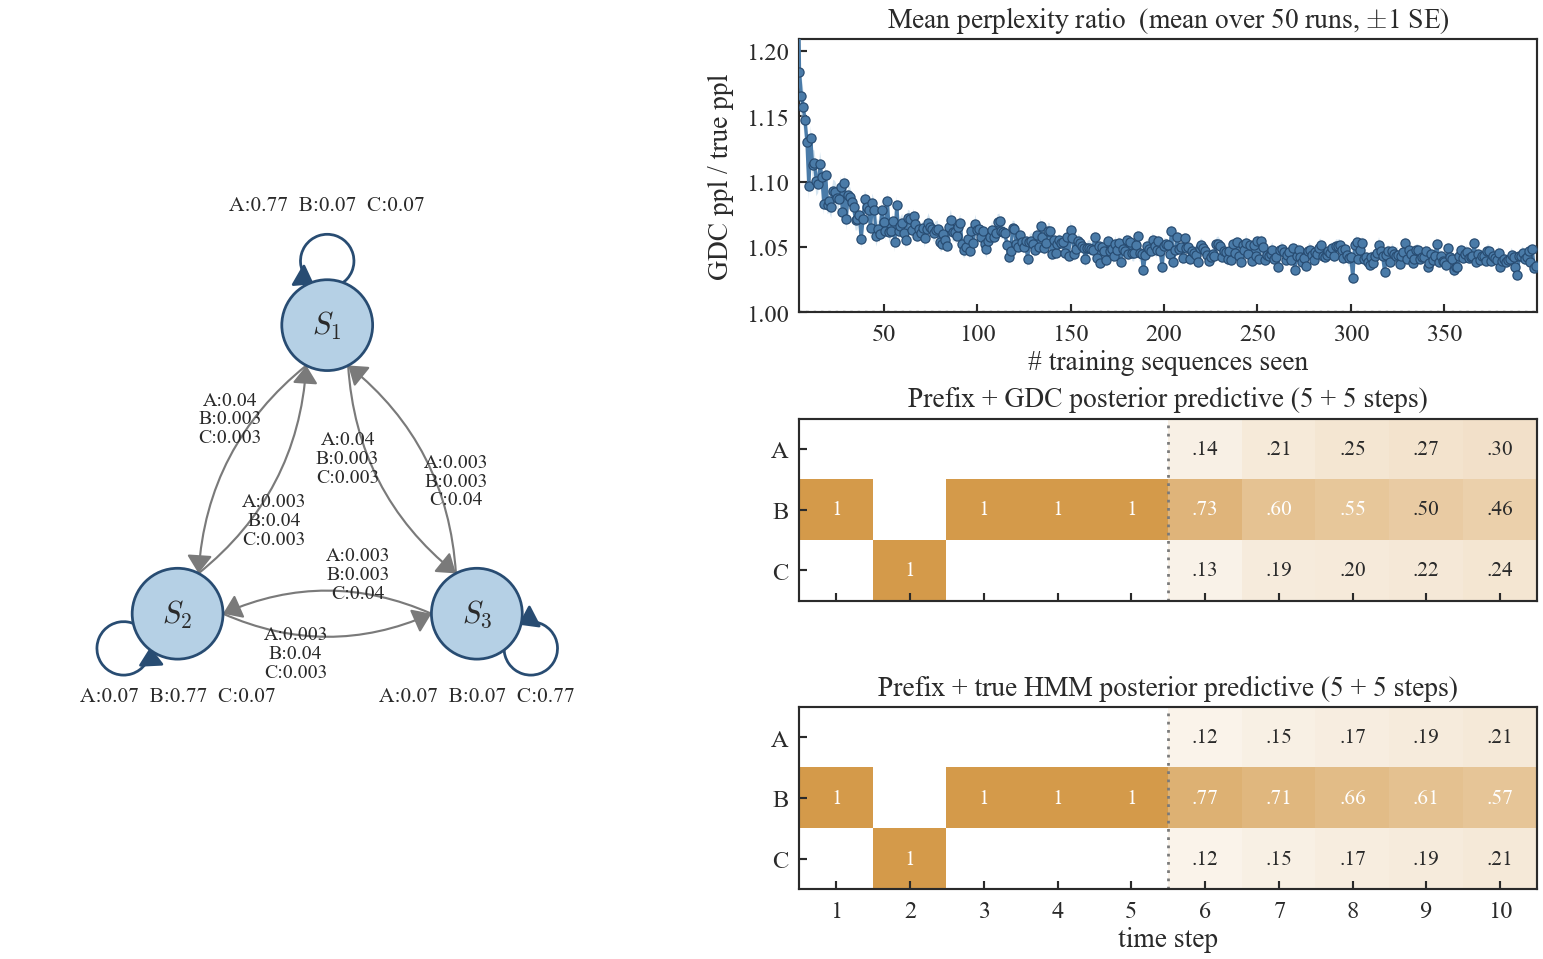

Source code (Python):
"""
HMM perplexity convergence figure.

A 3-state HMM with transition-tied emissions over alphabet {A, B, C}.
Generate 40 sequences of length 20 from the HMM. Iteratively grow a GDC's
training set one sequence at a time. After each sequence, compute the
ratio of the GDC's per-step predictive perplexity to the true HMM's
per-step predictive perplexity (geometric-mean form, base e).

Layout:
    +---------------------+----------------------------+
    |                     |  Perplexity ratio          |
    |  HMM diagram        |                            |
    |                     +----------------------------+
    |                     |  5-step prefix + GDC       |
    |                     |  5-step forecast (heatmap) |
    +---------------------+----------------------------+
"""

from __future__ import annotations

import os
import sys

import numpy as np
import matplotlib.pyplot as plt
import matplotlib.gridspec as gridspec
from matplotlib.patches import Circle, FancyArrowPatch, Arc
from matplotlib.colors import LinearSegmentedColormap

HERE = os.path.dirname(os.path.abspath(__file__))
PARENT = os.path.dirname(HERE)            # paper_figures/
ROOT = os.path.dirname(PARENT)            # repo root
sys.path.insert(0, PARENT)
sys.path.insert(0, ROOT)

from style import COLORS, apply_style  # noqa: E402
from generative_dense_chain import GenerativeDenseChain  # noqa: E402


# ---- HMM definition --------------------------------------------------------

# joint[i, j, l] = P(transit i -> j, emit l | state i)
# States: S1=0, S2=1, S3=2
# Emissions: A=0, B=1, C=2
JOINT = np.array([
    [[0.770, 0.070, 0.070],   # S1 -> S1
     [0.003, 0.040, 0.003],   # S1 -> S2
     [0.003, 0.003, 0.040]],  # S1 -> S3
    [[0.040, 0.003, 0.003],   # S2 -> S1
     [0.070, 0.770, 0.070],   # S2 -> S2
     [0.003, 0.003, 0.040]],  # S2 -> S3
    [[0.040, 0.003, 0.003],   # S3 -> S1
     [0.003, 0.040, 0.003],   # S3 -> S2
     [0.070, 0.070, 0.770]],  # S3 -> S3
])
# Each row sums to 1.002 due to listed precision; renormalize to be exact.
JOINT = JOINT / JOINT.sum(axis=(1, 2), keepdims=True)

INIT_DIST = np.ones(3) / 3
N_EMIT = 3
EMIT_LABELS = ['A', 'B', 'C']
STATE_LABELS = [r'$S_1$', r'$S_2$', r'$S_3$']


# ---- Configuration ---------------------------------------------------------

N_SEQ = 400
SEQ_LEN = 40
N_RUNS = 50
GDC_ALPHA = 0.9
GDC_BETA = 0.0
GDC_TRANSITION = 'sequential'
SEED = 42


# ---- HMM utilities ---------------------------------------------------------

def sample_sequence(rng: np.random.Generator, T: int) -> tuple[np.ndarray, np.ndarray]:
    """Sample one sequence of length T from the HMM. Returns (states, emissions)."""
    n_states = JOINT.shape[0]
    state = int(rng.choice(n_states, p=INIT_DIST))
    states = np.empty(T, dtype=int)
    emits = np.empty(T, dtype=int)
    for t in range(T):
        flat = JOINT[state].flatten()
        flat = flat / flat.sum()
        idx = int(rng.choice(len(flat), p=flat))
        next_state, emit = idx // N_EMIT, idx % N_EMIT
        states[t] = next_state
        emits[t] = emit
        state = next_state
    return states, emits


def hmm_log_predictive(observations: np.ndarray) -> np.ndarray:
    """Returns log P(o_t | o_0..o_{t-1}) at each step under the true HMM."""
    T = len(observations)
    log_p = np.zeros(T)
    pi = INIT_DIST.copy()
    for t in range(T):
        # Predictive over emissions: sum_{i,j} pi(i) * joint[i,j,l]
        p_ot = np.einsum('i,ijl->l', pi, JOINT)
        log_p[t] = np.log(p_ot[observations[t]])
        # Filter update
        new_pi = np.einsum('i,ij->j', pi, JOINT[:, :, observations[t]])
        Z = new_pi.sum()
        pi = new_pi / Z if Z > 0 else INIT_DIST.copy()
    return log_p


def hmm_forecast_distribution(prefix: np.ndarray, n_steps: int) -> np.ndarray:
    """
    Posterior predictive distribution over the next n_steps emissions under
    the true HMM, given a prefix of observations. Returns shape (n_steps, N_EMIT).
    """
    pi = INIT_DIST.copy()
    for o in prefix:
        new_pi = np.einsum('i,ij->j', pi, JOINT[:, :, int(o)])
        Z = new_pi.sum()
        pi = new_pi / Z if Z > 0 else INIT_DIST.copy()
    transition_marg = JOINT.sum(axis=2)  # P(state_{t+1} | state_t)
    out = np.zeros((n_steps, N_EMIT))
    for k in range(n_steps):
        out[k] = np.einsum('i,ijl->l', pi, JOINT)
        pi = pi @ transition_marg
    return out


# ---- GDC predictive --------------------------------------------------------

def gdc_log_predictive(gdc: GenerativeDenseChain, observations: np.ndarray) -> np.ndarray:
    """Returns log P(o_t | o_0..o_{t-1}) at each step under the GDC.

    Uses the GDC's own noisy emission model:
      P(obs=l | s) = (1 - beta) * 1[s.value == l] + beta/V
    so the predictive over emissions is
      P(obs=l | pi) = (1 - beta) * sum_{s: s.value=l} pi(s) + beta/V * sum(pi)
    which is a proper distribution with a beta/V floor — preventing the
    pathological log-prob explosions of an arbitrary epsilon floor when
    the training set is small.
    """
    T = len(observations)
    log_p = np.zeros(T)
    pi = gdc._get_initial_distribution()
    states_flat = gdc.states.flatten().astype(int)
    beta = gdc.beta
    V = N_EMIT
    # Effective smoothing constant. With beta=0 the predictive is exactly
    # the marginal of pi over states-by-emission, which can be zero;
    # apply a tiny floor to keep log-prob finite in that limiting case.
    floor = max(beta / V, 1e-6)

    for t in range(T):
        if t > 0:
            pi = gdc._transition(pi)
        total_mass = float(pi.sum())
        # bincount aggregates pi by emission value in a single pass.
        raw_p = np.bincount(states_flat, weights=pi, minlength=V)[:V]
        if total_mass > 0:
            p_ot = (1 - beta) * raw_p + beta / V * total_mass
        else:
            p_ot = np.ones(V) / V
        p_ot = np.clip(p_ot, floor, None)
        p_ot = p_ot / p_ot.sum()
        log_p[t] = np.log(p_ot[observations[t]])

        # Bayes update with the actual emission, matching forward_pass.
        if beta == 0:
            mask = (states_flat == observations[t])
            new_pi = np.zeros_like(pi)
            new_pi[mask] = pi[mask]
            Z = new_pi.sum()
            pi = new_pi / Z if Z > 0 else np.ones_like(pi) / len(pi)
        else:
            mask = (states_flat == observations[t])
            beta_over_V = beta / V
            new_pi = pi * beta_over_V
            new_pi[mask] += pi[mask] * (1 - beta)
            Z = new_pi.sum()
            pi = new_pi / Z if Z > 0 else np.ones_like(pi) / len(pi)

    return log_p


def gdc_forecast_distribution(gdc: GenerativeDenseChain,
                              prefix: np.ndarray, n_steps: int) -> np.ndarray:
    """
    After conditioning on `prefix`, return the GDC's predictive distribution
    over the next `n_steps` emissions (no observations after the prefix).
    Returns array shape (n_steps, N_EMIT).
    """
    pi = gdc.forward_pass(prefix.reshape(-1, 1))
    states_flat = gdc.states.flatten().astype(int)
    out = np.zeros((n_steps, N_EMIT))
    for k in range(n_steps):
        pi = gdc._transition(pi)
        out[k] = np.bincount(states_flat, weights=pi, minlength=N_EMIT)[:N_EMIT]
        s = out[k].sum()
        if s > 0:
            out[k] /= s
    return out


# ---- Diagram drawing -------------------------------------------------------

def draw_hmm_diagram(ax) -> None:
    ax.set_xlim(-0.10, 1.10)
    ax.set_ylim(-0.05, 1.05)
    ax.set_aspect('equal')
    ax.axis('off')

    # Triangle layout — pulled inward so self-loop labels stay inside the panel.
    pos = np.array([
        [0.50, 0.76],   # S1 top
        [0.22, 0.22],   # S2 bottom-left
        [0.78, 0.22],   # S3 bottom-right
    ])
    radius = 0.085
    r_loop = 0.05

    # ---- Cross arrows (drawn first so circles cover the endpoints) ----
    # Use the SAME rad sign for every cross arrow. Because arc3 computes the
    # control point as midpoint + rad * perp_ccw(chord_dir) * |chord|, and the
    # chord direction flips for opposite-direction arrows, opposing arrows
    # end up curving on opposite sides of the chord line in absolute coords.
    rad_const = 0.22
    for i in range(3):
        for j in range(3):
            if i == j:
                continue
            from_pos = pos[i]
            to_pos = pos[j]
            direction = to_pos - from_pos
            length = float(np.linalg.norm(direction))
            unit = direction / length
            start = from_pos + unit * radius
            end = to_pos - unit * radius
            arrow = FancyArrowPatch(
                start, end,
                connectionstyle=f'arc3,rad={rad_const}',
                arrowstyle='-|>,head_width=3.5,head_length=5',
                color=COLORS['muted'], lw=0.7, zorder=1,
                shrinkA=0, shrinkB=0,
            )
            ax.add_patch(arrow)

            # Position each label at t=0.65 along the chord (closer to the
            # destination state) plus a small perpendicular offset on the
            # curve-bulge side. This way opposing arrows' labels separate
            # both along the chord and across it. All three emissions are
            # listed; .2g rounding hides the tiny numerical drift introduced
            # by row normalization.
            em = JOINT[i, j]
            label = '\n'.join(f'{c}:{v:.2g}' for c, v in zip(EMIT_LABELS, em))
            t_label = 0.65
            chord_pt = (1 - t_label) * start + t_label * end
            perp_ccw = np.array([-direction[1], direction[0]]) / length
            offset = perp_ccw * (rad_const * length * 0.6)
            label_pos = chord_pt + offset
            ax.text(label_pos[0], label_pos[1], label,
                    ha='center', va='center', fontsize=6.5,
                    color=COLORS['text'], zorder=4,
                    linespacing=1.05)

    # ---- Self loops (Arc patches + arrowhead) ----
    centroid = pos.mean(axis=0)
    for i in range(3):
        outward = pos[i] - centroid
        outward = outward / np.linalg.norm(outward)
        loop_center = pos[i] + outward * (radius + r_loop * 0.7)

        # Gap of the loop faces back toward the state circle.
        gap_angle = float(np.degrees(np.arctan2(-outward[1], -outward[0])))
        arc = Arc(
            loop_center, 2 * r_loop, 2 * r_loop, angle=0,
            theta1=gap_angle + 30, theta2=gap_angle + 330,
            color=COLORS['blue_dark'], linewidth=0.9, zorder=2,
        )
        ax.add_patch(arc)

        # Arrowhead at the end of the (CCW) arc.
        end_theta = np.radians(gap_angle + 330)
        end_pos = loop_center + r_loop * np.array(
            [np.cos(end_theta), np.sin(end_theta)]
        )
        tangent = np.array([-np.sin(end_theta), np.cos(end_theta)])
        head = FancyArrowPatch(
            end_pos - 0.018 * tangent, end_pos,
            arrowstyle='-|>,head_width=3.5,head_length=5',
            color=COLORS['blue_dark'], lw=0.9, zorder=2,
            shrinkA=0, shrinkB=0,
        )
        ax.add_patch(head)

        # Label position: above S1, directly under S2/S3 (centered on each
        # state's x-coordinate so they read as belonging to that state).
        em = JOINT[i, i]
        label = f'A:{em[0]:.2f}  B:{em[1]:.2f}  C:{em[2]:.2f}'
        if i == 0:
            label_pos = np.array([pos[i][0], pos[i][1] + radius + 2 * r_loop + 0.04])
        else:
            label_pos = np.array([pos[i][0], pos[i][1] - radius - 0.07])
        ax.text(label_pos[0], label_pos[1], label,
                ha='center', va='center', fontsize=7,
                color=COLORS['text'], zorder=4)

    # ---- Nodes ----
    for i in range(3):
        circle = Circle(pos[i], radius,
                        facecolor=COLORS['blue_light'],
                        edgecolor=COLORS['blue_dark'],
                        linewidth=0.9, zorder=3)
        ax.add_patch(circle)
        ax.text(pos[i][0], pos[i][1], STATE_LABELS[i],
                ha='center', va='center', fontsize=10,
                color=COLORS['text'], zorder=5)


# ---- Main ------------------------------------------------------------------

def main() -> None:
    apply_style()

    # Run the experiment N_RUNS times. Each run draws 40 fresh HMM sequences
    # and grows the GDC's training set one sequence at a time, recording the
    # GDC's and the true HMM's per-step predictive perplexity at each
    # training-set size.
    ppl_gdc_all = np.empty((N_RUNS, N_SEQ))
    ppl_true_all = np.empty((N_RUNS, N_SEQ))
    last_training: list[np.ndarray] = []

    for run in range(N_RUNS):
        rng = np.random.default_rng(SEED + run)
        sequences = [sample_sequence(rng, SEQ_LEN)[1] for _ in range(N_SEQ)]

        training: list[np.ndarray] = []
        for i, seq in enumerate(sequences):
            log_p_true = hmm_log_predictive(seq)
            ppl_true_all[run, i] = float(np.exp(-log_p_true.mean()))

            if not training:
                log_p_gdc = np.full(SEQ_LEN, np.log(1.0 / N_EMIT))
            else:
                seqs_2d = [s.reshape(-1, 1) for s in training]
                gdc = GenerativeDenseChain(
                    seqs_2d,
                    alpha=GDC_ALPHA,
                    beta=GDC_BETA,
                    transition_type=GDC_TRANSITION,
                    initial_dist='uniform',
                    terminal_behavior='absorb',
                )
                log_p_gdc = gdc_log_predictive(gdc, seq)
            ppl_gdc_all[run, i] = float(np.exp(-log_p_gdc.mean()))
            training.append(seq)
        last_training = training

    ratios = ppl_gdc_all / ppl_true_all  # shape (N_RUNS, N_SEQ)
    mean_ratio = ratios.mean(axis=0)
    se_ratio = ratios.std(axis=0, ddof=1) / np.sqrt(N_RUNS)

    # Forecast subplot: use the GDC trained on the final run's full training
    # set, with a fresh test sample so the prefix is independent of training.
    rng_test = np.random.default_rng(SEED + 10_000)
    _, test_emits = sample_sequence(rng_test, 10)
    prefix = test_emits[:5]

    seqs_2d = [s.reshape(-1, 1) for s in last_training]
    gdc_final = GenerativeDenseChain(
        seqs_2d,
        alpha=GDC_ALPHA,
        beta=GDC_BETA,
        transition_type=GDC_TRANSITION,
        initial_dist='uniform',
        terminal_behavior='absorb',
    )
    forecast_gdc = gdc_forecast_distribution(gdc_final, prefix, n_steps=5)
    forecast_hmm = hmm_forecast_distribution(prefix, n_steps=5)

    # ---- Figure -----------------------------------------------------------
    fig = plt.figure(figsize=(7.4, 4.6))
    gs = gridspec.GridSpec(
        nrows=3, ncols=2,
        width_ratios=[1.0, 1.15],
        height_ratios=[1.5, 1, 1],
        hspace=0.50, wspace=0.22,
        figure=fig,
        left=0.03, right=0.97, top=0.94, bottom=0.10,
    )
    ax_hmm = fig.add_subplot(gs[:, 0])
    ax_ratio = fig.add_subplot(gs[0, 1])
    ax_fc_gdc = fig.add_subplot(gs[1, 1])
    ax_fc_hmm = fig.add_subplot(gs[2, 1], sharex=ax_fc_gdc, sharey=ax_fc_gdc)

    draw_hmm_diagram(ax_hmm)

    # ---- Mean perplexity ratio plot ----
    x = np.arange(N_SEQ)
    ax_ratio.fill_between(
        x, mean_ratio - se_ratio, mean_ratio + se_ratio,
        color=COLORS['blue_light'], alpha=0.55, linewidth=0,
        zorder=2,
    )
    ax_ratio.plot(
        x, mean_ratio,
        color=COLORS['blue'], linewidth=1.1,
        marker='o', markersize=3.0,
        markerfacecolor=COLORS['blue'],
        markeredgecolor=COLORS['blue_dark'],
        markeredgewidth=0.4,
        zorder=3,
    )
    ax_ratio.axhline(1.0, color=COLORS['muted'],
                     linestyle=(0, (1, 2)), linewidth=0.8, zorder=1)
    ax_ratio.set_xlabel('# training sequences seen', labelpad=1.5)
    ax_ratio.set_ylabel('GDC ppl / true ppl')
    ax_ratio.set_title(f'Mean perplexity ratio  (mean over {N_RUNS} runs, '
                       r'$\pm$1 SE)', pad=4)
    ax_ratio.set_xlim(5.0, N_SEQ - 0.5)
    # Set ylim from the visible portion only — otherwise the early-training
    # spikes (which we are deliberately cropping out via xlim) still drive
    # matplotlib's automatic y-scaling.
    vis_lo = (mean_ratio - se_ratio)[5:]
    vis_hi = (mean_ratio + se_ratio)[5:]
    y_pad = 0.05 * (vis_hi.max() - vis_lo.min())
    ax_ratio.set_ylim(min(1.0, vis_lo.min() - y_pad), vis_hi.max() + y_pad)
    for s in ax_ratio.spines.values():
        s.set_color(COLORS['text'])
        s.set_linewidth(0.7)
    ax_ratio.tick_params(direction='in', length=2.5, width=0.7)

    # ---- Forecast heatmaps (GDC + true HMM, on the same prefix) ----
    cmap = LinearSegmentedColormap.from_list(
        'amber_seq', [COLORS['bg'], COLORS['amber']]
    )

    def _draw_forecast(ax, forecast_dists, title):
        data = np.zeros((N_EMIT, 10))
        for i, obs in enumerate(prefix):
            data[int(obs), i] = 1.0
        for k, dist in enumerate(forecast_dists):
            data[:, 5 + k] = dist
        ax.imshow(
            data, aspect='auto',
            cmap=cmap, vmin=0, vmax=1, origin='upper',
            interpolation='nearest',
        )
        ax.axvline(4.5, color=COLORS['muted'],
                   linestyle=(0, (1, 2)), linewidth=0.9, zorder=2)
        ax.set_xticks(np.arange(10))
        ax.set_xticklabels([str(i + 1) for i in range(10)])
        ax.set_yticks(np.arange(N_EMIT))
        ax.set_yticklabels(EMIT_LABELS)
        ax.set_title(title, pad=4)
        for s in ax.spines.values():
            s.set_color(COLORS['text'])
            s.set_linewidth(0.7)
        ax.tick_params(direction='in', length=2.5, width=0.7)
        for r in range(N_EMIT):
            for c in range(10):
                v = data[r, c]
                if v < 0.005:
                    continue
                txt_color = COLORS['text'] if v < 0.55 else COLORS['bg']
                ax.text(c, r, f'{v:.2f}'.lstrip('0') if v < 1 else '1',
                        ha='center', va='center', fontsize=7,
                        color=txt_color)

    _draw_forecast(ax_fc_gdc, forecast_gdc,
                   'Prefix + GDC posterior predictive (5 + 5 steps)')
    _draw_forecast(ax_fc_hmm, forecast_hmm,
                   'Prefix + true HMM posterior predictive (5 + 5 steps)')
    ax_fc_gdc.tick_params(labelbottom=False)
    ax_fc_gdc.set_xlabel('')
    ax_fc_hmm.set_xlabel('time step', labelpad=1.5)

    out_pdf = os.path.join(HERE, 'hmm_perplexity.pdf')
    out_png = os.path.join(HERE, 'hmm_perplexity.png')
    fig.savefig(out_pdf)
    fig.savefig(out_png, dpi=220)
    print(f'Saved {out_pdf}')
    print(f'Saved {out_png}')


if __name__ == '__main__':
    main()
